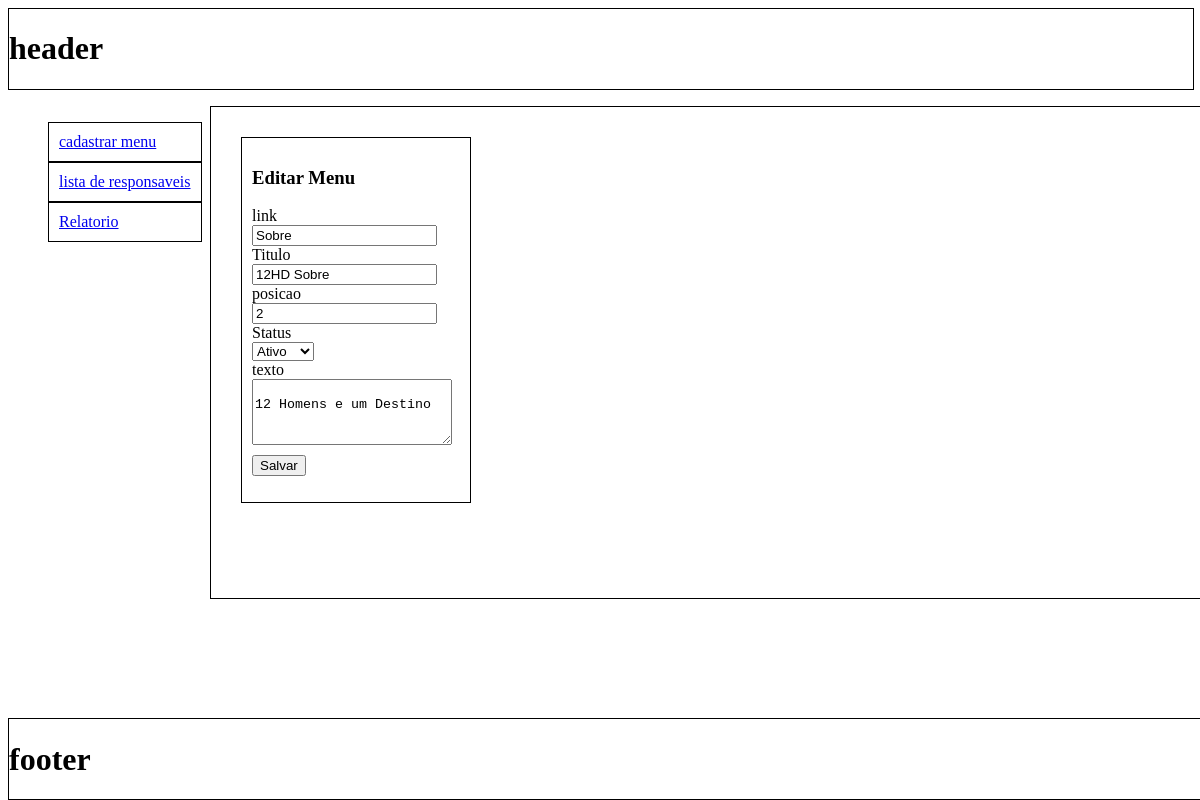
The page /admin/html/layout.php?page=edit_menu&id=2 on the database its author committed.
### tables this page shows
CREATE TABLE `Pagina` (
  `Id` int(11) NOT NULL AUTO_INCREMENT,
  `Link` varchar(30) NOT NULL,
  `Titulo` varchar(50) NOT NULL,
  `Corpo` varchar(500) NOT NULL,
  `Ativo` bit(1) NOT NULL DEFAULT b'1',
  `DataHoraUpdate` datetime NOT NULL,
  `Posicao` int(11) NOT NULL,
  PRIMARY KEY (`Id`),
  UNIQUE KEY `Link_UNIQUE` (`Link`)
);

### admin/libs/conexao/db.php (called while the page is built)
<?php
function ConexaoBD($host, $user, $pass, $banco, $sql)
{
	if (strlen($host) == 0 || $host == "*" || !is_string($host)) {
		die("Por favor informar o host");
	}
	elseif (strlen($user) == 0 || $user == "*" || !is_string($user)) {
		die("Por favor informar o usuario");
	}
	elseif (strlen($pass) == 0 || $pass == "*" || !is_string($pass)) {
		die("Por favor informar o password");
	}
	elseif (strlen($banco) == 0 || $banco == "*" || !is_string($banco)) {
		die("Por favor informar o banco de dados");
	}
	elseif (strlen($sql) == 0 || $sql == "*" || !is_string($sql)) {
		die("Por favor informar a sql");
	}
	else{
		$conexao = mysqli_connect($host, $user, $pass, $banco) or die(mysqli_error());
		if (!$resultado = mysqli_query($conexao, $sql)) {
			printf("<br>MYSQL Errormessage: %s\n", mysqli_error($conexao));
		}
		return $resultado;
	}
}

### admin/libs/crud/editMenu.php (called while the page is built, shortened)
<?php
require_once('/var/www/12HD/admin/libs/conexao/db.php');
function EditaMenu($id)
{
	$sql = "SELECT * FROM Pagina WHERE Id='$id'";
	$funcao = ConexaoBD("localhost", "root", "123456", "MelhorIdadeSA", $sql);
	if (mysqli_num_rows($funcao) > 0) {
		return $funcao;
	} else {
	    echo "0 Resultado";
	}
}

### admin/html/pages/edit_menu.php (the view, shortened to what this page needs)
<?php
require $_SERVER["DOCUMENT_ROOT"]."/12HD/admin/libs/crud/editMenu.php";
$id = $_GET['id'];
$row = EditaMenu($id);
?>
<div class="content">
	<div class="new">
		<h3>Editar Menu</h3>
		<form id="form-menu" action="../libs/validacao/editMenu.php?id=<?php echo $id;?>" method="post">
			<?php foreach($row as $valor):?>
			<span>link</span><br>
			<input type="text" name="link" value="<?php echo $valor['Link'];?>"><br>
			<span>Titulo</span><br>
			<input type="text" name="titulo" value="<?php echo $valor['Titulo'];?>"><br>
			<span>posicao</span><br>
			<input type="number" name="posicao" value="<?php echo $valor['Posicao'];?>"><br>
			<span>Status</span><br>
			<?php
				if ($valor['Ativo'] == 1) {
					$selecaoAtivo = "selected='selected'";
				}
				else{
					$selecaoInativo = "selected='selected'";
					$selecaoAtivo = "";
				}
			?>
			<select name="ativo">
				<option value="1" <?php echo $selecaoAtivo;?>>Ativo</option>
			</select>
			<br>
			<span>texto</span><br>
			<textarea rows="4" cols="50" name="corpo">
				<?php echo $valor['Corpo'];?>
			</textarea>
			<?php endforeach;?>
			<input type="submit" name="salvar" value="Salvar"><br>
		</form>
	</div>
</div>

### admin/html/css/admin.css (style rules this page uses)
.content { width: 80%; border: 1px solid; left: 202px; position: relative; margin-top: 16px; height: 55%; padding: 30px; }
.new { width: 208px; position: absolute; padding: 10px; border: 1px solid; }
input[type="submit"] { margin-top: 10px; }
textarea { width: 200px; }

### rows shown on the page
pagina: link "Sobre", titulo "12HD Sobre", posicao "2", corpo "12 Homens e um Destino"
